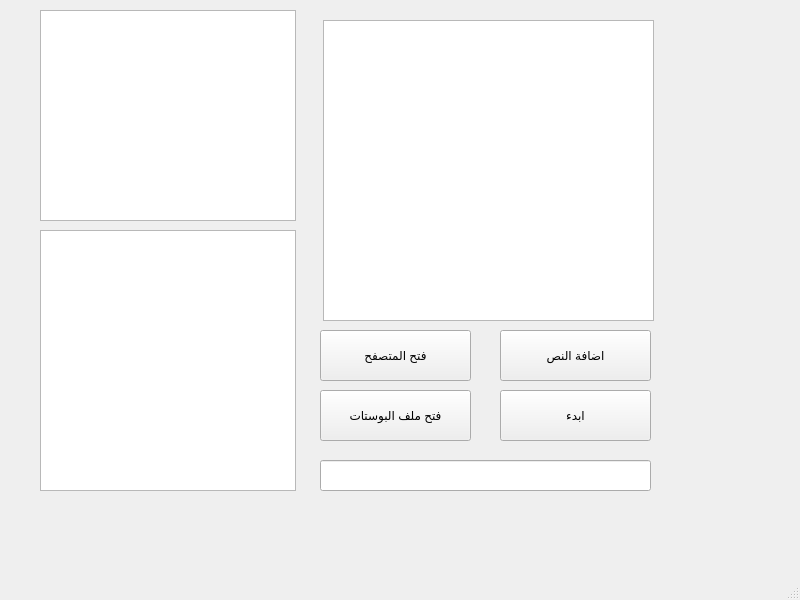
<?xml version="1.0" encoding="UTF-8"?>
<ui version="4.0">
 <class>MainWindow</class>
 <widget class="QMainWindow" name="MainWindow">
  <property name="geometry">
   <rect>
    <x>0</x>
    <y>0</y>
    <width>800</width>
    <height>600</height>
   </rect>
  </property>
  <property name="windowTitle">
   <string>MainWindow</string>
  </property>
  <widget class="QWidget" name="centralwidget">
   <widget class="QPushButton" name="pushButton">
    <property name="geometry">
     <rect>
      <x>320</x>
      <y>390</y>
      <width>151</width>
      <height>51</height>
     </rect>
    </property>
    <property name="text">
     <string>فتح ملف البوستات</string>
    </property>
   </widget>
   <widget class="QPushButton" name="pushButton_2">
    <property name="geometry">
     <rect>
      <x>500</x>
      <y>390</y>
      <width>151</width>
      <height>51</height>
     </rect>
    </property>
    <property name="text">
     <string>ابدء</string>
    </property>
   </widget>
   <widget class="QListWidget" name="listWidget">
    <property name="geometry">
     <rect>
      <x>40</x>
      <y>230</y>
      <width>256</width>
      <height>261</height>
     </rect>
    </property>
   </widget>
   <widget class="QListWidget" name="listWidget_2">
    <property name="geometry">
     <rect>
      <x>40</x>
      <y>10</y>
      <width>256</width>
      <height>211</height>
     </rect>
    </property>
   </widget>
   <widget class="QPushButton" name="pushButton_3">
    <property name="geometry">
     <rect>
      <x>320</x>
      <y>330</y>
      <width>151</width>
      <height>51</height>
     </rect>
    </property>
    <property name="text">
     <string>فتح المتصفح</string>
    </property>
   </widget>
   <widget class="QPushButton" name="pushButton_4">
    <property name="geometry">
     <rect>
      <x>500</x>
      <y>330</y>
      <width>151</width>
      <height>51</height>
     </rect>
    </property>
    <property name="text">
     <string>اضافة النص</string>
    </property>
   </widget>
   <widget class="QTextEdit" name="textEdit">
    <property name="geometry">
     <rect>
      <x>323</x>
      <y>20</y>
      <width>331</width>
      <height>301</height>
     </rect>
    </property>
   </widget>
   <widget class="QLineEdit" name="lineEdit">
    <property name="geometry">
     <rect>
      <x>320</x>
      <y>460</y>
      <width>331</width>
      <height>31</height>
     </rect>
    </property>
   </widget>
  </widget>
  <widget class="QMenuBar" name="menubar">
   <property name="geometry">
    <rect>
     <x>0</x>
     <y>0</y>
     <width>800</width>
     <height>21</height>
    </rect>
   </property>
  </widget>
  <widget class="QStatusBar" name="statusbar"/>
 </widget>
 <resources/>
 <connections/>
</ui>
